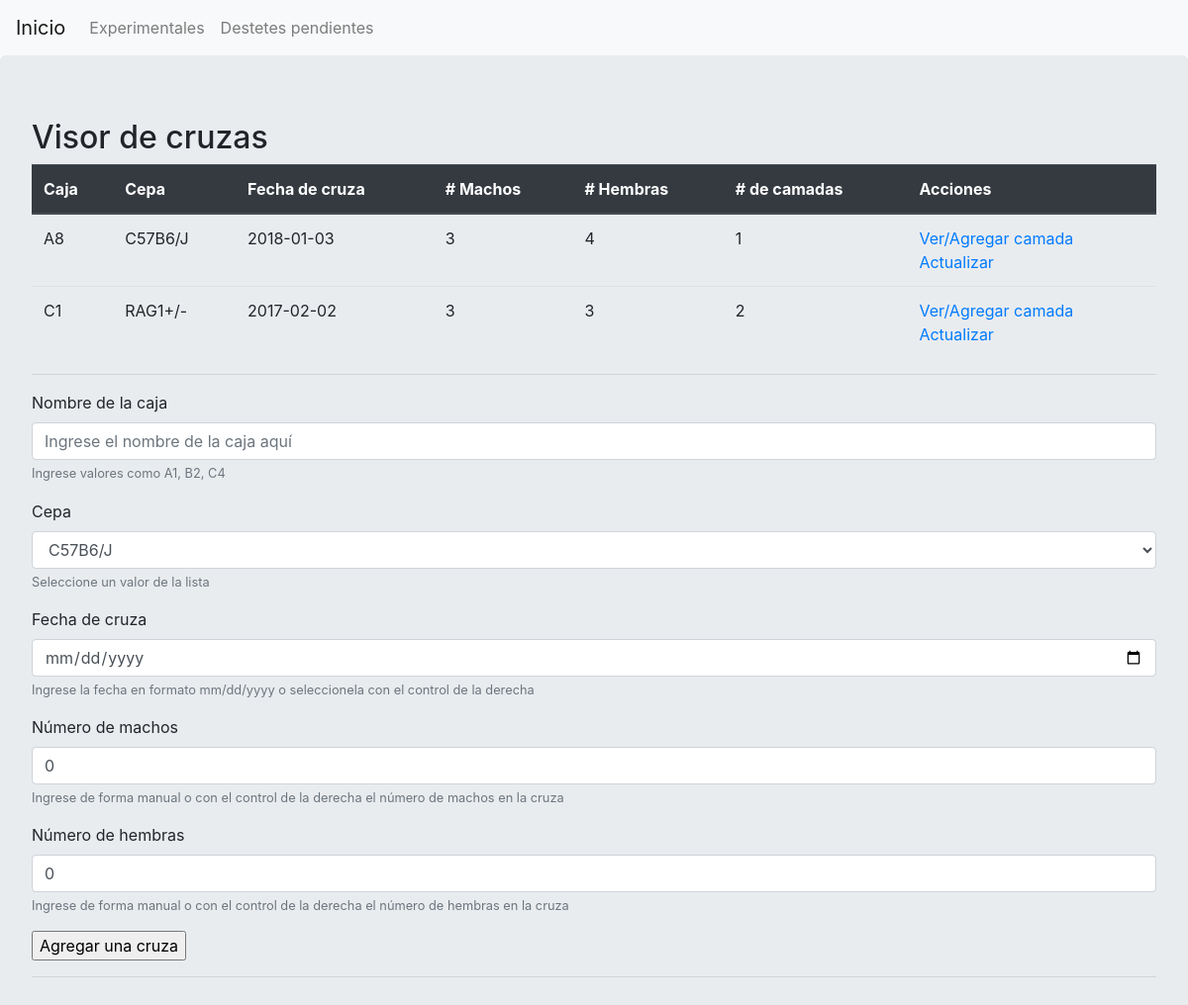
Before: / with the older database file.
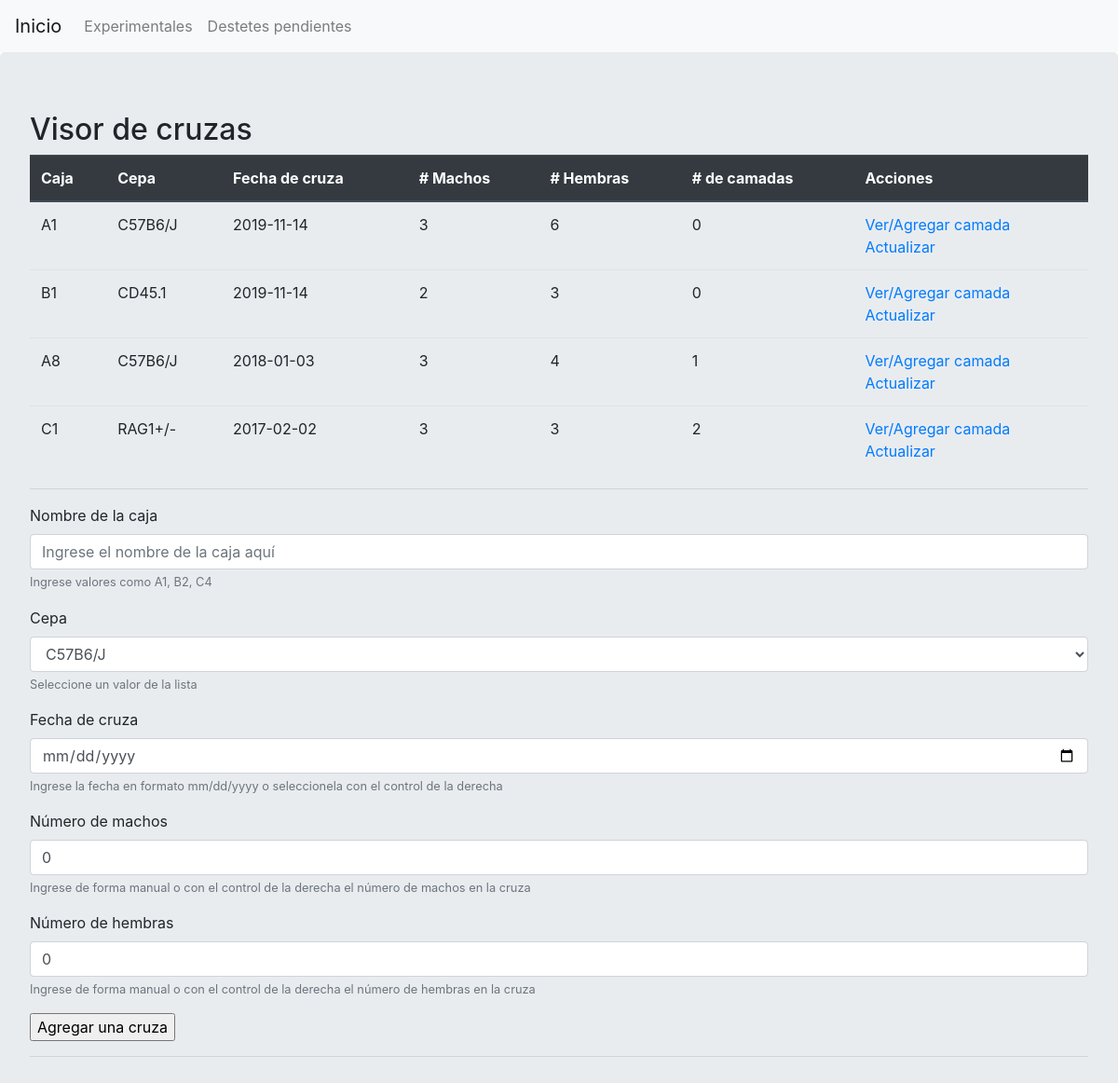
After: the same page with the newer database file.
### app.py (models this page shows, shortened)
class Cruza(db.Model):
    __tablename__ = 'cruza'
    __table_args__ = {'extend_existing': True}
    db.Model.metadata.reflect(db.engine)
    id = db.Column(db.Integer, primary_key=True)
    caja = db.Column(db.String(20), nullable=False)
    cepa = db.Column(db.String(20), nullable=False)
    fecha_cruza = db.Column(db.DateTime, default=datetime.utcnow, nullable=False)
    machos = db.Column(db.Integer, default=0)
    hembras = db.Column(db.Integer, default=0)
    camadas = db.relationship('Camada', backref='cruza', lazy=True)
    macho = db.relationship('Macho', backref='cruza', lazy=True)
    hembra = db.relationship('Hembra', backref='cruza', lazy=True)

### app.py (the view)
@app.route("/", methods=['POST', 'GET'])
def index():
    db.create_all()
    if request.method == 'POST':
        caja = request.form['caja'].upper()
        cepa = request.form['cepa']
        fecha_cruza = datetime.strptime(request.form['fecha_cruza'], "%Y-%m-%d")
        machos = int(request.form['machos'])
        hembras = int(request.form['hembras'])
        new_cruza = Cruza(caja=caja, cepa=cepa, fecha_cruza=fecha_cruza, machos=machos, hembras=hembras)
        if verificar_caja(caja, cepa) and existe_caja(caja) == False:
            try:
                db.session.add(new_cruza)
                db.session.commit()
                return redirect('/')
            except:
                return redirect("/user-error/")
        else:
            return render_template("error.html", error="El nombre de la caja no coincide con el tipo de la cepa o la caja ya existe.")
    else:
        cruzas = Cruza.query.order_by(Cruza.fecha_cruza.desc()).all()
        return render_template("index.html", cruzas=cruzas, cepa_list=cepa_list)

### templates/index.html (shortened to what this page needs)
{% extends 'base.html' %}
{% block body%}
<div class="jumbotron">
	<div class="content">
		<h2>Visor de cruzas</h2>
		<table class="table">
			<thead class="thead-dark">
				<tr>
					<th>Caja</th>
					<th>Cepa</th>
					<th>Fecha de cruza</th>
					<th># Machos</th>
					<th># Hembras</th>
					<th># de camadas</th>
					<th>Acciones</th>
				</tr>
			</thead>
			{%for cruza in cruzas %}
			<tr>
				<td>{{ cruza.caja }}</td>
				<td>{{ cruza.cepa }}</td>
				<td>{{ cruza.fecha_cruza.date() }}</td>
				<td>{{ cruza.machos }}</td>
				<td>{{ cruza.hembras }}</td>
				<td>{{ cruza.camadas|length }}</td>
				<td>
					<a href="/camada/{{cruza.id}}">Ver/Agregar camada</a><br>
					<a href="/update/{{cruza.id}}">Actualizar</a>
				</td>
			</tr>
			{% endfor %}
		</table>
		<hr>
		<form action="/" method="POST">
			<div class="form-group">
				<label for="caja">Nombre de la caja</label>
				<input type="text" class="form-control" name="caja" id="caja" aria-describedby="cajaHelp" placeholder="Ingrese el nombre de la caja aquí" required>
				<small id="cajaHelp" class="form-text text-muted">Ingrese valores como A1, B2, C4</small>
			</div>
			<div class="form-group">
				<label for="cepa">Cepa</label>
				<select class="form-control" name="cepa" id="cepa" aria-describedby="cepaHelp">
					{%for cepa in cepa_list %}
					<option value="{{cepa}}">{{cepa}}</option>
					{% endfor %}
				</select>
				<small id="cepaHelp" class="form-text text-muted">Seleccione un valor de la lista</small>
			</div>
			<div class="form-group">
				<label for="fecha_cruza">Fecha de cruza</label>
				<input type="date" class="form-control" name="fecha_cruza" id="fecha_cruza" aria-describedby="fecha_cruzaHelp" required>
				<small id="fecha_cruzaHelp" class="form-text text-muted">Ingrese la fecha en formato mm/dd/yyyy o seleccionela con el control de la derecha</small>
			</div>
			<div class="form-group">
				<label for="machos">Número de machos</label>
				<input type="number" class="form-control" name="machos" id="machos" aria-describedby="machosHelp" min="0" value="0" required>
				<small id="machosHelp" class="form-text text-muted">Ingrese de forma manual o con el control de la derecha el número de machos en la cruza</small>
			</div>
			<div class="form-group">
				<label for="hembras">Número de hembras</label>
				<input type="number" class="form-control" name="hembras" id="hembras" aria-describedby="hembrasHelp" min="0" value="0" required>
				<small id="hembrasHelp" class="form-text text-muted">Ingrese de forma manual o con el control de la derecha el número de hembras en la cruza</small>
			</div>
			<input type="submit" value="Agregar una cruza">
		</form>
		<hr>
	</div>
</div>
{% endblock %}

### templates/base.html (shortened to what this page needs)
<!DOCTYPE html>
<html>
<head>
	<link rel="stylesheet" href="https://stackpath.bootstrapcdn.com/bootstrap/4.3.1/css/bootstrap.min.css">
<nav class="navbar navbar-expand-lg navbar-light bg-light">
  <a class="navbar-brand" href="/">Inicio</a>
  <div class="collapse navbar-collapse" id="navbarNav">
    <ul class="navbar-nav">
      <li class="nav-item">
        <a class="nav-link" href="/macho-hembra/">Experimentales</a>
      </li>
    </ul>
    <ul class="navbar-nav">
      <li class="nav-item">
        <a class="nav-link" href="/destete/">Destetes pendientes</a>
      </li>
    </ul>
  </div>
</nav>
</head>
<body>
	{% block body%}{% endblock %}
</body>
</html>

Changed rows visible on the page:
added Cruza: caja "A1", cepa "C57B6/J", fecha_cruza "2019-11-14", machos "3", hembras "6", camadas|length "0"
added Cruza: caja "B1", cepa "CD45.1", fecha_cruza "2019-11-14", machos "2", hembras "3", camadas|length "0"
